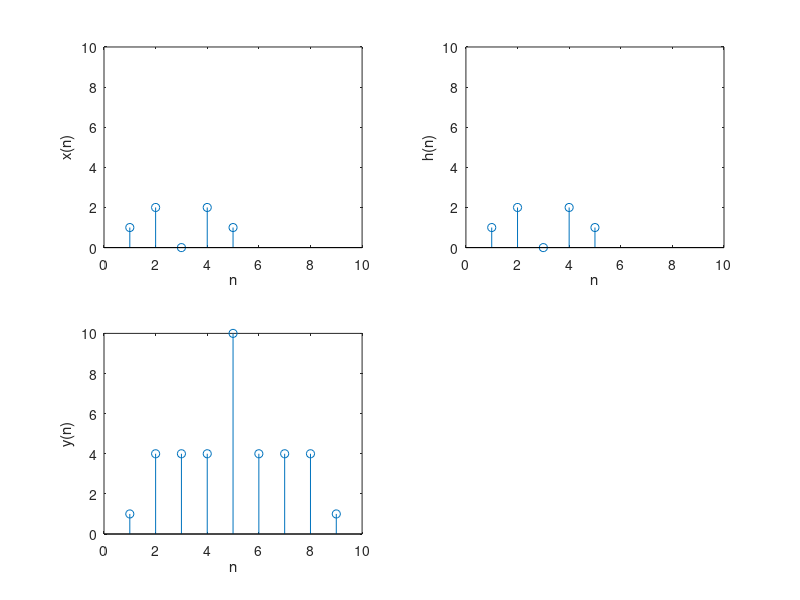

Recreate this plot in MATLAB.
clear all;
x=[1,2,0,2,1];
h=[1,2,0,2,1];
y=conv(x,h);

n1=1:length(x);
n2=1:length(h);
n3=1:length(y);

subplot(2,2,1);
stem(n1,x)
axis( [0 10 0 10]);
xlabel( 'n');
ylabel('x(n)');

subplot(2,2,2);
stem(n2,h)
axis( [0 10 0 10])
xlabel( 'n');
ylabel('h(n)');


subplot(2,2,3);
stem(n3,y)
axis([0 10 0 10])
xlabel( 'n');
ylabel('y(n)');
